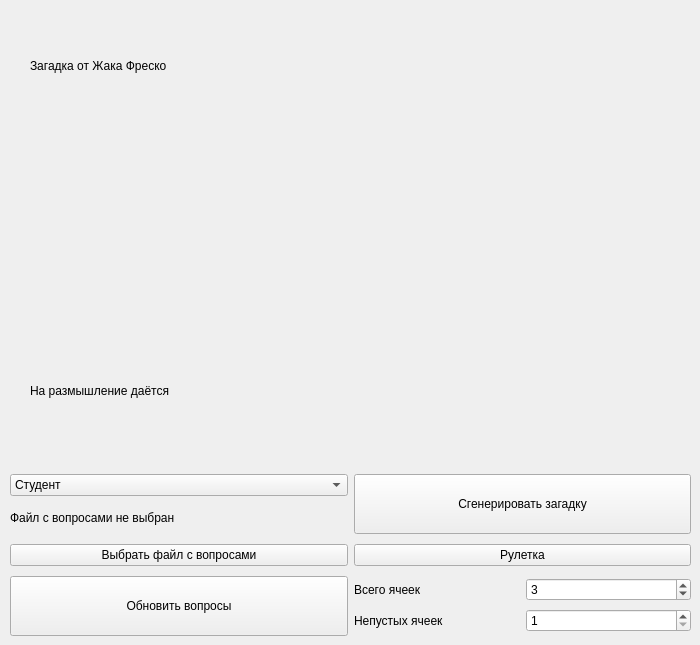
<?xml version="1.0" encoding="UTF-8"?>
<ui version="4.0">
 <class>MainWindow</class>
 <widget class="QMainWindow" name="MainWindow">
  <property name="geometry">
   <rect>
    <x>0</x>
    <y>0</y>
    <width>700</width>
    <height>645</height>
   </rect>
  </property>
  <property name="windowTitle">
   <string>Загадка от Жака Фреско</string>
  </property>
  <widget class="QWidget" name="centralwidget">
   <widget class="QLabel" name="img_label">
    <property name="geometry">
     <rect>
      <x>0</x>
      <y>0</y>
      <width>701</width>
      <height>461</height>
     </rect>
    </property>
    <property name="text">
     <string/>
    </property>
   </widget>
   <widget class="QLabel" name="time_label">
    <property name="geometry">
     <rect>
      <x>30</x>
      <y>410</y>
      <width>231</width>
      <height>51</height>
     </rect>
    </property>
    <property name="font">
     <font>
      <pointsize>30</pointsize>
      <weight>50</weight>
      <bold>false</bold>
     </font>
    </property>
    <property name="text">
     <string/>
    </property>
   </widget>
   <widget class="QLabel" name="question_label">
    <property name="geometry">
     <rect>
      <x>30</x>
      <y>110</y>
      <width>411</width>
      <height>241</height>
     </rect>
    </property>
    <property name="font">
     <font>
      <pointsize>25</pointsize>
      <weight>50</weight>
      <bold>false</bold>
     </font>
    </property>
    <property name="text">
     <string/>
    </property>
    <property name="alignment">
     <set>Qt::AlignVCenter</set>
    </property>
   </widget>
   <widget class="QWidget" name="horizontalLayoutWidget_2">
    <property name="geometry">
     <rect>
      <x>10</x>
      <y>470</y>
      <width>681</width>
      <height>170</height>
     </rect>
    </property>
    <layout class="QGridLayout" name="gridLayout">
     <item row="2" column="1">
      <layout class="QGridLayout" name="gridLayout_2">
       <item row="1" column="1">
        <widget class="QSpinBox" name="not_empty_cells_count_spin_box">
         <property name="minimum">
          <number>1</number>
         </property>
         <property name="maximum">
          <number>3</number>
         </property>
         <property name="value">
          <number>1</number>
         </property>
        </widget>
       </item>
       <item row="1" column="0">
        <widget class="QLabel" name="not_empty_cells_count_label">
         <property name="text">
          <string>Непустых ячеек</string>
         </property>
        </widget>
       </item>
       <item row="0" column="1">
        <widget class="QSpinBox" name="cells_count_spin_box">
         <property name="minimum">
          <number>2</number>
         </property>
         <property name="maximum">
          <number>18</number>
         </property>
         <property name="value">
          <number>3</number>
         </property>
        </widget>
       </item>
       <item row="0" column="0">
        <widget class="QLabel" name="cells_count_label">
         <property name="text">
          <string>Всего ячеек</string>
         </property>
        </widget>
       </item>
      </layout>
     </item>
     <item row="0" column="1">
      <widget class="QPushButton" name="set_question_button">
       <property name="minimumSize">
        <size>
         <width>0</width>
         <height>60</height>
        </size>
       </property>
       <property name="text">
        <string>Сгенерировать загадку</string>
       </property>
      </widget>
     </item>
     <item row="1" column="0">
      <widget class="QPushButton" name="choose_file_button">
       <property name="text">
        <string>Выбрать файл с вопросами</string>
       </property>
      </widget>
     </item>
     <item row="1" column="1">
      <widget class="QPushButton" name="roulette_button">
       <property name="text">
        <string>Рулетка</string>
       </property>
      </widget>
     </item>
     <item row="0" column="0">
      <layout class="QVBoxLayout" name="verticalLayout">
       <item>
        <widget class="QComboBox" name="name_combo_box">
         <item>
          <property name="text">
           <string>Студент</string>
          </property>
         </item>
        </widget>
       </item>
       <item>
        <layout class="QHBoxLayout" name="horizontalLayout">
         <item>
          <widget class="QLabel" name="questions_count_label">
           <property name="text">
            <string>Файл с вопросами не выбран</string>
           </property>
          </widget>
         </item>
        </layout>
       </item>
      </layout>
     </item>
     <item row="2" column="0">
      <widget class="QPushButton" name="refresh_questions_button">
       <property name="minimumSize">
        <size>
         <width>0</width>
         <height>60</height>
        </size>
       </property>
       <property name="text">
        <string>Обновить вопросы</string>
       </property>
      </widget>
     </item>
    </layout>
   </widget>
   <widget class="QLabel" name="const_upper_label">
    <property name="geometry">
     <rect>
      <x>30</x>
      <y>30</y>
      <width>481</width>
      <height>71</height>
     </rect>
    </property>
    <property name="text">
     <string>Загадка от Жака Фреско</string>
    </property>
   </widget>
   <widget class="QLabel" name="const_lower_label">
    <property name="geometry">
     <rect>
      <x>30</x>
      <y>370</y>
      <width>441</width>
      <height>41</height>
     </rect>
    </property>
    <property name="text">
     <string>На размышление даётся</string>
    </property>
   </widget>
   <widget class="QLabel" name="time_left_label">
    <property name="geometry">
     <rect>
      <x>530</x>
      <y>70</y>
      <width>91</width>
      <height>41</height>
     </rect>
    </property>
    <property name="text">
     <string/>
    </property>
    <property name="alignment">
     <set>Qt::AlignCenter</set>
    </property>
   </widget>
  </widget>
 </widget>
 <resources/>
 <connections/>
</ui>
